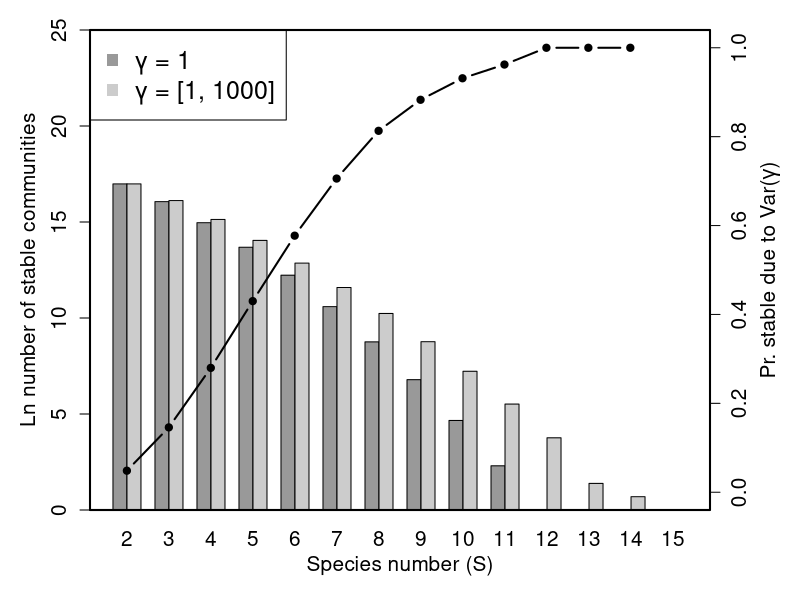
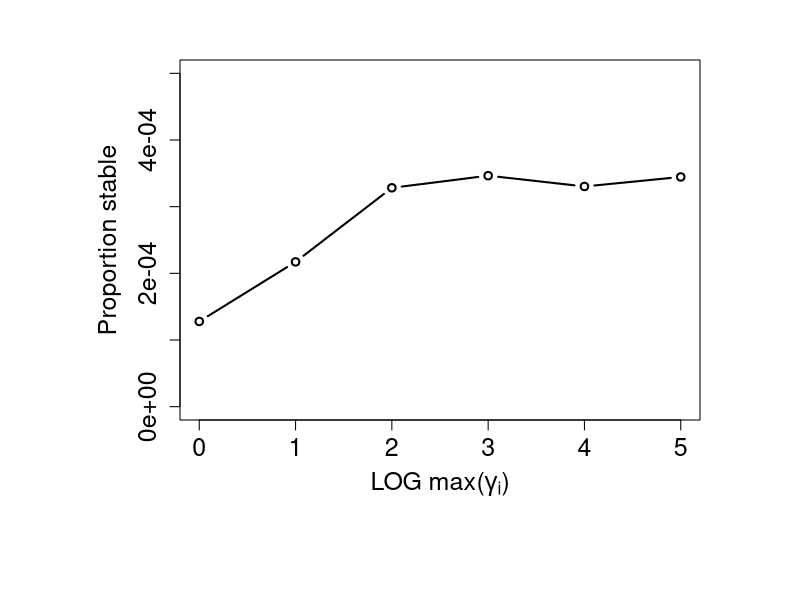
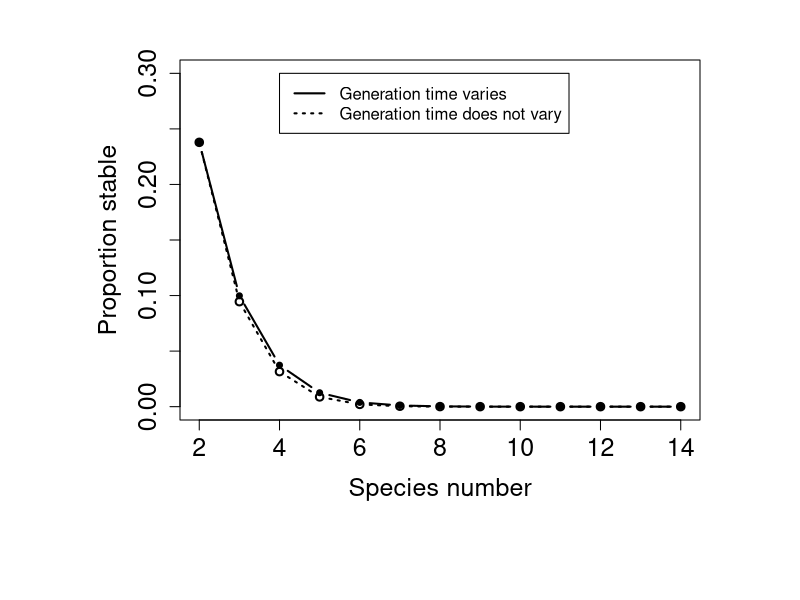
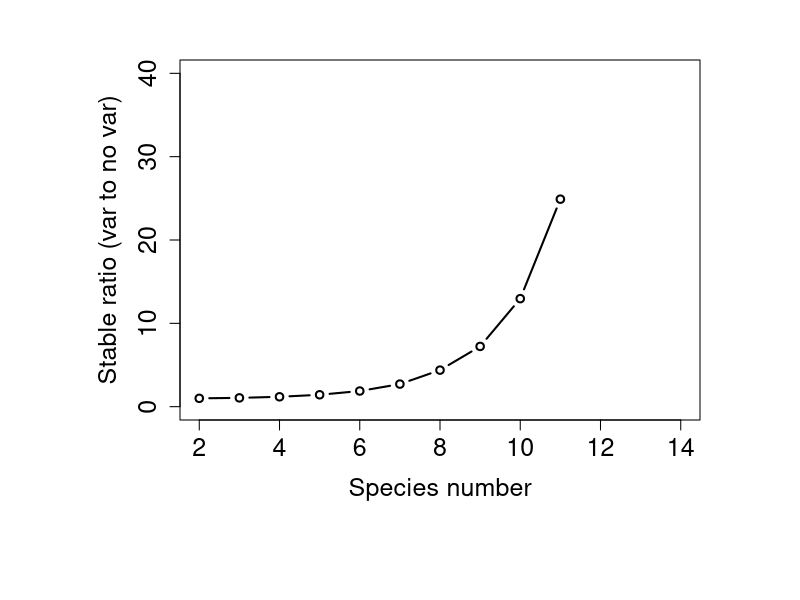
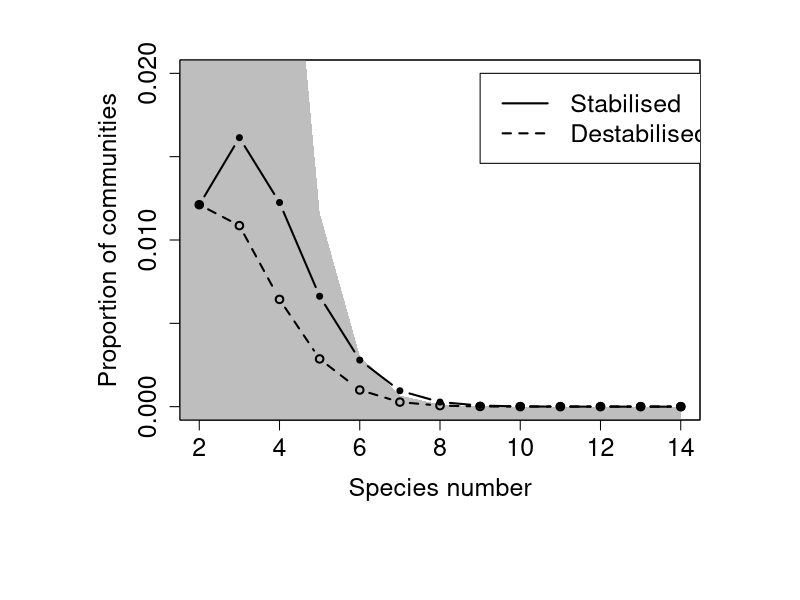
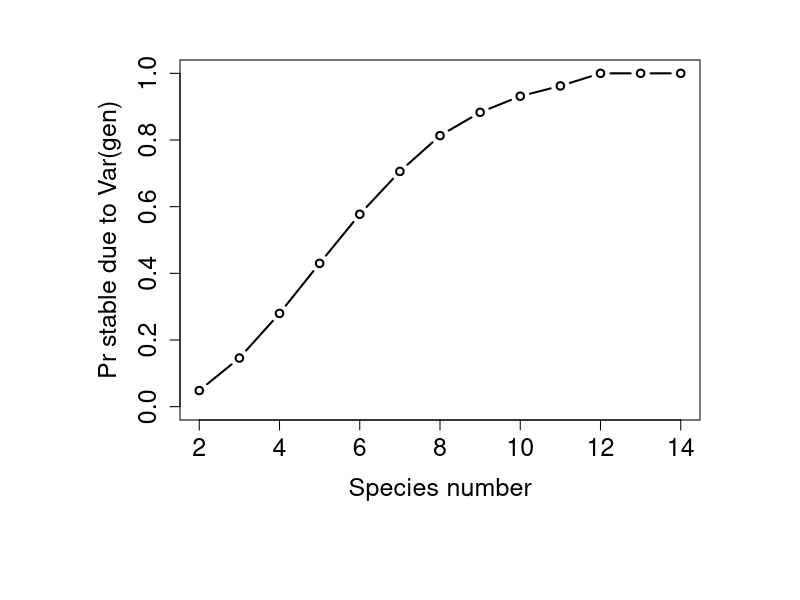
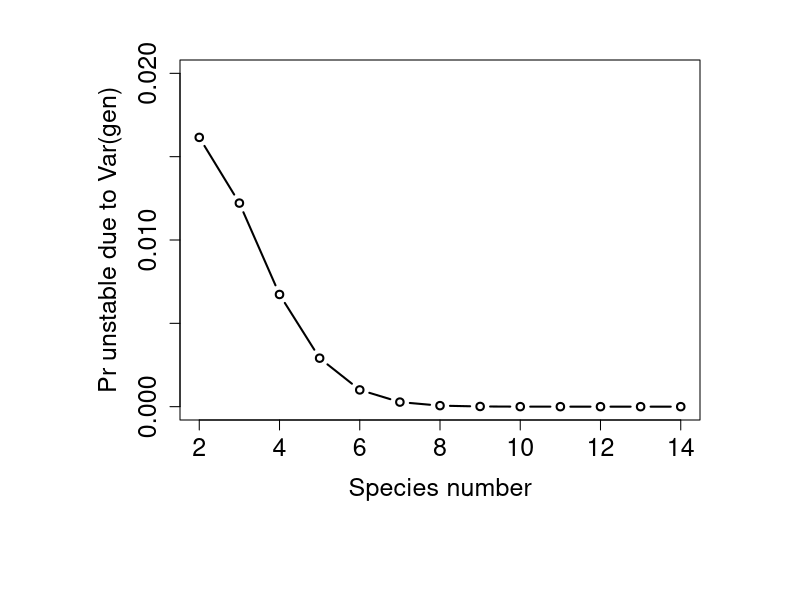
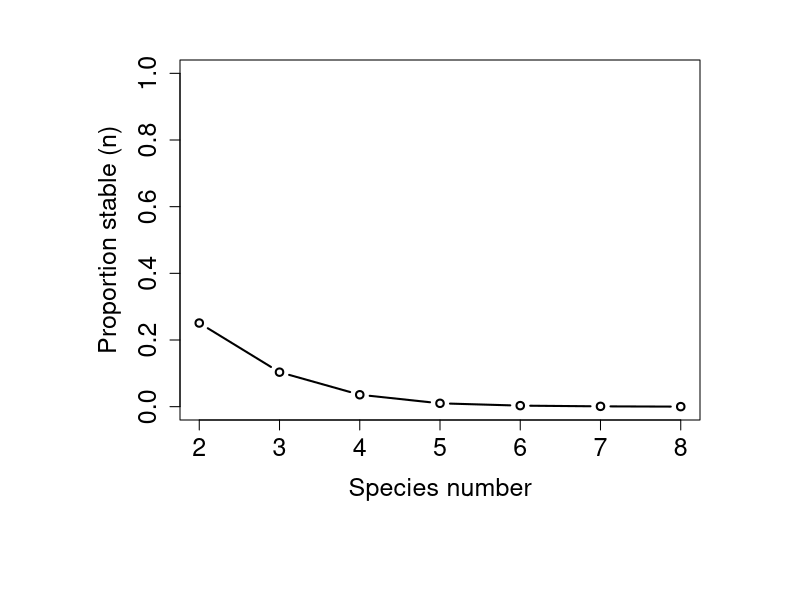

These figures' R source, in order:
## ---- chunk 1
library(knitr);
dat  <- read.table(file = "mat_dat.csv", header = TRUE, sep = ",");
dat  <- cbind(dat, (dat[,3] - dat[,5]) + dat[,4]);
rownames(dat) <- NULL;
colnames(dat) <- c("Species (S)", "Unstable", "Stable", "Stabilised", 
                   "Destabilised", "Stable ($\\ Var(\u03b3)$ )")
## ---- chunk 2
bar_dat                      <- t(cbind(dat[,3], dat[,6]));
log_bar_dat                  <- log(bar_dat);
log_bar_dat[log_bar_dat < 0] <- 0;
par(oma = c(4, 4, 1, 4), mar = c(0.5, 0.5, 0.5, 0.5), lwd = 1);
barplot(log_bar_dat, beside = TRUE, col = c("grey60", "grey80"),
        names.arg = dat[,1], ylim = c(0, 25), xlab = "Species number (S)",
        ylab = "Ln number of stable communities", cex.lab = 1.25, 
        cex.axis = 1.25, xlim = c(1, 42), cex.names = 1.25);
legend("topleft", c("\u03b3 = 1", "\u03b3 = [1, 1000]"), pch=15, 
       col=c("grey60","grey80"), cex = 1.5);
box(lwd = 2);
par(new = TRUE);
y1     <- dat[,4] / (dat[,3] + dat[,4]);
x1     <- seq(from = 2.315, length = 14, by = 0.95)
plot(x = x1, y = y1, xaxt = "n", yaxt = "n", lwd = 2, ylim = c(0, 1),
     xlab = "", ylab = "", type = "b", xlim = c(2, 15), pch = 20, cex = 1.25);
axis(side = 4, at = seq(from = 0, to = 1, by = 0.2), cex.axis = 1.25);
mtext(expression(paste("Species number (S)")), outer = TRUE, side = 1,
      line = 2, cex = 1.25);
mtext(expression(paste("Ln number of stable communities")), outer = TRUE, 
      side = 2, line = 2, cex = 1.25);
mtext(expression(paste("Pr. stable due to Var(",gamma,")")), outer = TRUE, 
      side = 4, line = 2.2, cex = 1.25);
## ---- chunk 3
mag_var <- read.table(file = "var_gen_mag.csv", header = TRUE, sep = ",");
stabi_3 <- mag_var[,3] / 10000000;
par(mar = c(5, 5, 2, 1));
plot(x = log10(mag_var[,1]), y = stabi_3, type = "b", lwd = 2, ylim = c(0, 0.0005),
     xlab = expression(paste("LOG max(",gamma[i],")")), ylab = "Proportion stable",
     cex.axis = 1.5, cex.lab = 1.5, lty = "solid");
## ---- chunk 4
gen_var  <- read.table(file = "full_data.csv", header = TRUE, sep = ",");
gen_var  <- gen_var[1:13,];
tot_sim  <- sum(gen_var[1,2:5]);
before_v <- gen_var[,3] / tot_sim;
after_v  <- ((gen_var[,3] - gen_var[,4]) + gen_var[,5]) / tot_sim;
par(mar = c(5, 5, 2, 1));
plot(x = gen_var[,1], y = before_v, type = "b", lwd = 2, ylim = c(0, 0.3),
     xlab = "Species number", ylab = "Proportion stable",
     cex.axis = 1.5, cex.lab = 1.5, lty = "dotted");
points(x = gen_var[,1], y = after_v, type = "b", lwd = 2, ylim = c(0, 0.3),
       lty = "solid", pch = 20);
legend(x = 4, y = 0.3, lwd = 2,
       legend = c("Generation time varies", "Generation time does not vary"),
       lty = c("solid", "dotted"));
## ---- chunk 5
par(mar = c(5, 5, 2, 1));
plot(x = gen_var[,1], y = after_v / before_v, type = "b", lwd = 2, ylim = c(0, 40),
     xlab = "Species number", ylab = "Stable ratio (var to no var)",
     cex.axis = 1.5, cex.lab = 1.5, lty = "solid");
## ---- chunk 6
unstable    <- gen_var[,2] / tot_sim;
stable      <- gen_var[,3] / tot_sim;
destablised <- gen_var[,4] / tot_sim;
stabilised  <- gen_var[,5] / tot_sim;
par(mar = c(5, 5, 2, 1));
plot(x = gen_var[,1], y = destablised, type = "b", lwd = 2, ylim = c(0, 0.02),
     xlab = "Species number", ylab = "Proportion of communities",
     cex.axis = 1.5, cex.lab = 1.5, lty = "dashed");
polygon(x = c(gen_var[,1], rev(gen_var[,1]), -4), 
        y = c(stable + destablised, rep(-1, dim(gen_var)[1] + 1)), 
        col = "grey", border = NA);
box();
points(x = gen_var[,1], y = destablised, type = "b", lwd = 2, lty = "dashed");
points(x = gen_var[,1], y = stabilised, type = "b", lwd = 2, ylim = c(0, 0.02),
       lty = "solid", pch = 20);
legend(x = 9, y = 0.02, lwd = 2, cex = 1.5,
       legend = c("Stabilised", "Destabilised"),
       lty = c("solid", "dashed"));
## ---- chunk 7
par(mar = c(5, 5, 2, 1));
y1 <- stabilised / (stable + stabilised);
plot(x = gen_var[,1], y = y1, type = "b", lwd = 2, ylim = c(0, 1),
     xlab = "Species number", ylab = "Pr stable due to Var(gen)",
     cex.axis = 1.5, cex.lab = 1.5, lty = "solid");
print(stabilised);
print(stable);
print(y1);
## ---- chunk 8
par(mar = c(5, 5, 2, 1));
y1 <- destablised / (unstable + destablised);
plot(x = gen_var[,1], y = y1, type = "b", lwd = 2, ylim = c(0, 0.02),
     xlab = "Species number", ylab = "Pr unstable due to Var(gen)",
     cex.axis = 1.5, cex.lab = 1.5, lty = "solid");
## ---- chunk 9
random_comm <- function(dm = 2, iter = 10000){
    stabilised_fastevo <- NULL;
    unstabled_fastevo  <- NULL;
    nn           <- dm * dm;
    tot_stabled  <- 0;
    tot_ustabled <- 0;
    tot_eco_stab <- 0;
    stabilised_fastevo <- NULL;
    unstabled_fastevo  <- NULL;
    while(iter > 0){
        stabilised   <- 0;
        unstabilised <- 0;
        Adat <- runif(n = nn, min = -4, max = 4);
        Bdat <- runif(n = nn, min = -4, max = 4);
        Cdat <- runif(n = nn, min = -4, max = 4);
        A    <- matrix(data = Adat, nrow = dm, ncol = dm);
        B    <- matrix(data = Bdat, nrow = dm, ncol = dm);
        C    <- matrix(data = Cdat, nrow = dm, ncol = dm);
        egD  <- 1;
        while(egD >= 0){
             Ddat <- runif(n = nn, min = -4, max = 4);
             D    <- matrix(data = Ddat, nrow = dm, ncol = dm);
             egD  <- max(Re(eigen(D)$values))
        }
        eco_stable       <- max(Re(eigen(A)$values)) < 0;
        slow_evo_maxE    <- max(Re(eigen(A + B %*% solve(D) %*% (-C))$values));
        stable_fast_evo  <- slow_evo_maxE < 0;
        if(eco_stable == FALSE & stable_fast_evo == TRUE){
            list_ele <- length(stabilised_fastevo$A) + 1;
            stabilised_fastevo$A[[list_ele]] <- A;
            stabilised_fastevo$B[[list_ele]] <- B;
            stabilised_fastevo$C[[list_ele]] <- C;
            stabilised_fastevo$D[[list_ele]] <- D;
            stabilised   <- 1;
        }
        if(eco_stable == TRUE & stable_fast_evo == FALSE){
            list_ele <- length(unstabled_fastevo$A) + 1;
            unstabled_fastevo$A[[list_ele]] <- A;
            unstabled_fastevo$B[[list_ele]] <- B;
            unstabled_fastevo$C[[list_ele]] <- C;
            unstabled_fastevo$D[[list_ele]] <- D;
            unstabilised   <- 1;
        }
        if(stabilised == 1){
            tot_stabled <- tot_stabled + 1;
        }
        if(unstabilised == 1){
            tot_ustabled <- tot_ustabled + 1;
        }
        if(eco_stable == TRUE){
            tot_eco_stab <- tot_eco_stab + 1;
        }
        iter <- iter - 1;
    }
    results <- list(ecologically_stable = tot_eco_stab, 
                    stabilised = tot_stabled, destabilised = tot_ustabled,
                    stabilised_all   = stabilised_fastevo, 
                    destabilised_all = unstabled_fastevo);
    return(results);
}
## ---- chunk 10
dat       <- read.table(file = "rand_sims.txt", header = TRUE);
species   <- dat[,1];
pr_stable <- dat[,2] / (dat[,2] + dat[,4]);
par(mar = c(5, 5, 2, 1));
plot(x = species, y = pr_stable, type = "b", lwd = 2, ylim = c(0, 1),
     xlab = "Species number", ylab = "Proportion stable (n)",
     cex.axis = 1.5, cex.lab = 1.5);
## ---- chunk 11
pr_destabilised <- dat[,3] / dat[,2];
par(mar = c(5, 5, 2, 1));
plot(x = species, y = pr_destabilised, type = "b", lwd = 2, ylim = c(0, 1),
     xlab = "Species number", ylab = "Proportion destabilised",
     cex.axis = 1.5, cex.lab = 1.5);
## ---- chunk 12
pr_stabilised <- dat[,5] / dat[,4];
par(mar = c(5, 5, 2, 1));
plot(x = species, y = pr_stabilised, type = "b", lwd = 2, ylim = c(0, 1),
     xlab = "Species number", ylab = "Proportion stabilised",
     cex.axis = 1.5, cex.lab = 1.5);
